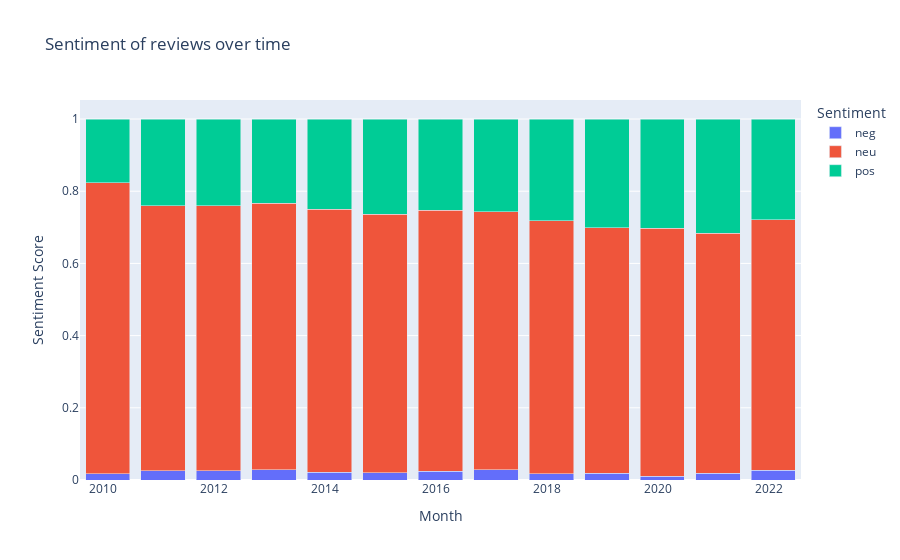

The notebook cell saved with this chart:
### Code cell
fig = px.bar(monthly_sentiment, x=monthly_sentiment.index, y=['neg','neu','pos'], title='Sentiment of reviews over time',
              barmode = 'stack')
fig.update_layout(xaxis_title='Month', yaxis_title='Sentiment Score', legend_title='Sentiment')
fig.show()

### Figure 1 — Plotly figure (JSON) as saved in the notebook; plotly's stock layout.template omitted (floating-point values rounded to 4 significant figures)
{"data": [{"alignmentgroup": "True", "hovertemplate": "variable=neg<br>rating_date=%{x}<br>value=%{y}<extra></extra>", "legendgroup": "neg", "marker": {"color": "#636efa", "pattern": {"shape": ""}}, "name": "neg", "offsetgroup": "neg", "orientation": "v", "showlegend": true, "textposition": "auto", "type": "bar", "x": ["2010-01-31T00:00:00", "2011-01-31T00:00:00", "2012-01-31T00:00:00", "2013-01-31T00:00:00", "2014-01-31T00:00:00", "2015-01-31T00:00:00", "2016-01-31T00:00:00", "2017-01-31T00:00:00", "2018-01-31T00:00:00", "2019-01-31T00:00:00", "2020-01-31T00:00:00", "2021-01-31T00:00:00", "2022-01-31T00:00:00"], "xaxis": "x", "y": [0.01729, 0.02591, 0.02619, 0.0287, 0.02097, 0.01975, 0.02422, 0.02794, 0.01682, 0.01913, 0.01065, 0.01931, 0.02659], "yaxis": "y"}, {"alignmentgroup": "True", "hovertemplate": "variable=neu<br>rating_date=%{x}<br>value=%{y}<extra></extra>", "legendgroup": "neu", "marker": {"color": "#EF553B", "pattern": {"shape": ""}}, "name": "neu", "offsetgroup": "neu", "orientation": "v", "showlegend": true, "textposition": "auto", "type": "bar", "x": ["2010-01-31T00:00:00", "2011-01-31T00:00:00", "2012-01-31T00:00:00", "2013-01-31T00:00:00", "2014-01-31T00:00:00", "2015-01-31T00:00:00", "2016-01-31T00:00:00", "2017-01-31T00:00:00", "2018-01-31T00:00:00", "2019-01-31T00:00:00", "2020-01-31T00:00:00", "2021-01-31T00:00:00", "2022-01-31T00:00:00"], "xaxis": "x", "y": [0.8066, 0.7342, 0.7333, 0.7381, 0.7286, 0.7162, 0.723, 0.7149, 0.7018, 0.6794, 0.6861, 0.6637, 0.6941], "yaxis": "y"}, {"alignmentgroup": "True", "hovertemplate": "variable=pos<br>rating_date=%{x}<br>value=%{y}<extra></extra>", "legendgroup": "pos", "marker": {"color": "#00cc96", "pattern": {"shape": ""}}, "name": "pos", "offsetgroup": "pos", "orientation": "v", "showlegend": true, "textposition": "auto", "type": "bar", "x": ["2010-01-31T00:00:00", "2011-01-31T00:00:00", "2012-01-31T00:00:00", "2013-01-31T00:00:00", "2014-01-31T00:00:00", "2015-01-31T00:00:00", "2016-01-31T00:00:00", "2017-01-31T00:00:00", "2018-01-31T00:00:00", "2019-01-31T00:00:00", "2020-01-31T00:00:00", "2021-01-31T00:00:00", "2022-01-31T00:00:00"], "xaxis": "x", "y": [0.1761, 0.2399, 0.2405, 0.2332, 0.2504, 0.264, 0.2528, 0.2572, 0.2814, 0.3014, 0.3032, 0.3169, 0.2793], "yaxis": "y"}], "layout": {"barmode": "stack", "legend": {"title": {"text": "Sentiment"}, "tracegroupgap": 0}, "title": {"text": "Sentiment of reviews over time"}, "xaxis": {"anchor": "y", "domain": [0, 1], "title": {"text": "Month"}}, "yaxis": {"anchor": "x", "domain": [0, 1], "title": {"text": "Sentiment Score"}}}}
